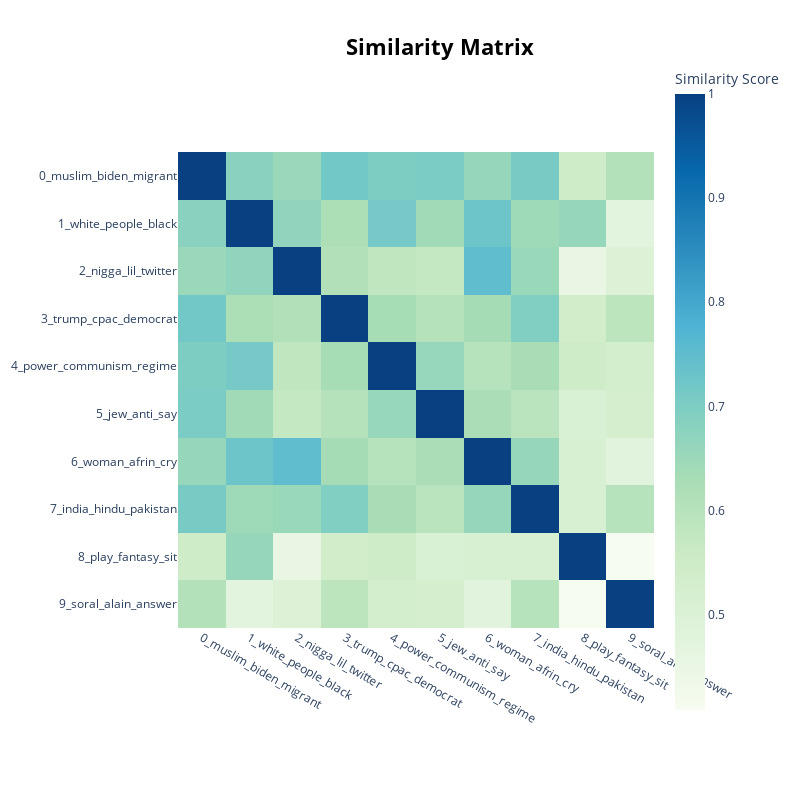

The code cell stored with this chart in its notebook:
### Code cell
model.visualize_heatmap()

### Figure 1 — Plotly figure (JSON) as saved in the notebook; plotly's stock layout.template omitted (floating-point values rounded to 4 significant figures)
{"data": [{"coloraxis": "coloraxis", "hovertemplate": "x: %{x}<br>y: %{y}<br>Similarity Score: %{z}<extra></extra>", "name": "0", "type": "heatmap", "x": ["0_muslim_biden_migrant", "1_white_people_black", "2_nigga_lil_twitter", "3_trump_cpac_democrat", "4_power_communism_regime", "5_jew_anti_say", "6_woman_afrin_cry", "7_india_hindu_pakistan", "8_play_fantasy_sit", "9_soral_alain_answer"], "xaxis": "x", "y": ["0_muslim_biden_migrant", "1_white_people_black", "2_nigga_lil_twitter", "3_trump_cpac_democrat", "4_power_communism_regime", "5_jew_anti_say", "6_woman_afrin_cry", "7_india_hindu_pakistan", "8_play_fantasy_sit", "9_soral_alain_answer"], "yaxis": "y", "z": [[1.0, 0.6802, 0.652, 0.7191, 0.6985, 0.7041, 0.6604, 0.7099, 0.5509, 0.6068], [0.6802, 1.0, 0.6684, 0.621, 0.7121, 0.6425, 0.728, 0.646, 0.6601, 0.4734], [0.652, 0.6684, 1.0, 0.612, 0.5822, 0.5729, 0.7499, 0.6525, 0.4547, 0.4989], [0.7191, 0.621, 0.612, 1.0, 0.6322, 0.6026, 0.6358, 0.695, 0.5387, 0.589], [0.6985, 0.7121, 0.5822, 0.6322, 1.0, 0.6577, 0.6009, 0.6282, 0.5504, 0.529], [0.7041, 0.6425, 0.5729, 0.6026, 0.6577, 1, 0.6247, 0.5952, 0.5105, 0.5278], [0.6604, 0.728, 0.7499, 0.6358, 0.6009, 0.6247, 1, 0.6602, 0.5116, 0.48], [0.7099, 0.646, 0.6525, 0.695, 0.6282, 0.5952, 0.6602, 1, 0.5128, 0.6006], [0.5509, 0.6601, 0.4547, 0.5387, 0.5504, 0.5105, 0.5116, 0.5128, 1.0, 0.4085], [0.6068, 0.4734, 0.4989, 0.589, 0.529, 0.5278, 0.48, 0.6006, 0.4085, 1]]}], "layout": {"coloraxis": {"colorbar": {"title": {"text": "Similarity Score"}}, "colorscale": [[0, "rgb(247,252,240)"], [0.125, "rgb(224,243,219)"], [0.25, "rgb(204,235,197)"], [0.375, "rgb(168,221,181)"], [0.5, "rgb(123,204,196)"], [0.625, "rgb(78,179,211)"], [0.75, "rgb(43,140,190)"], [0.875, "rgb(8,104,172)"], [1, "rgb(8,64,129)"]]}, "height": 800, "hoverlabel": {"bgcolor": "white", "font": {"family": "Rockwell", "size": 16}}, "legend": {"title": {"text": "Trend"}}, "margin": {"t": 60}, "showlegend": true, "title": {"font": {"color": "Black", "size": 22}, "text": "<b>Similarity Matrix", "x": 0.55, "xanchor": "center", "y": 0.95, "yanchor": "top"}, "width": 800, "xaxis": {"anchor": "y", "constrain": "domain", "domain": [0, 1], "scaleanchor": "y"}, "yaxis": {"anchor": "x", "autorange": "reversed", "constrain": "domain", "domain": [0, 1]}}}
